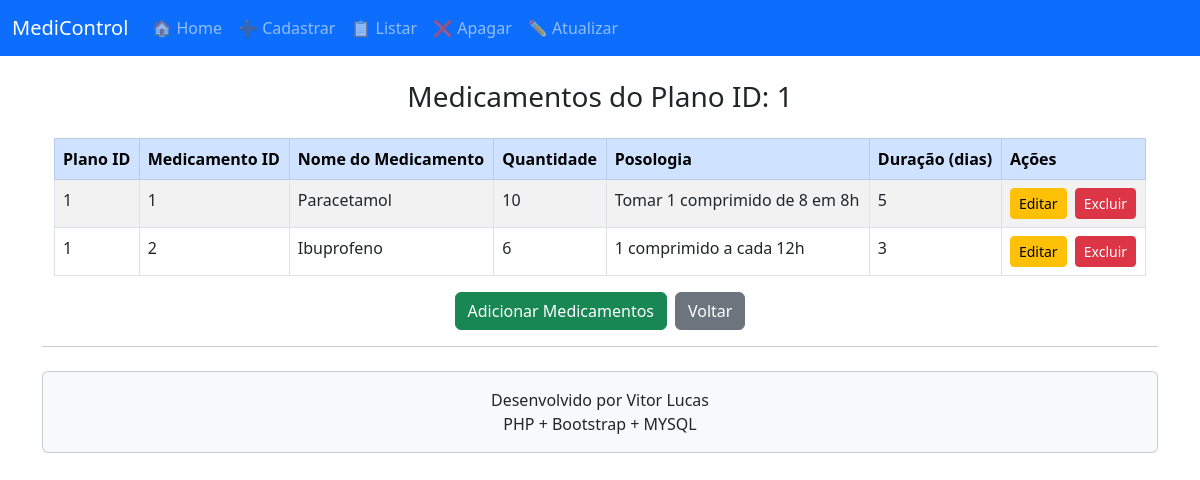
/view.ListarPlanoUsoMedicamento.php?plano_id=1, run on the app's committed database.
### tables this page shows
CREATE TABLE planouso_medicamento (
	plano_id INTEGER NOT NULL,
	medicamento_id INTEGER NOT NULL,
	quantidade INTEGER NOT NULL,
	posologia VARCHAR(100) NOT NULL,
	duracao_dias INTEGER NOT NULL,
	PRIMARY KEY (plano_id, medicamento_id),
	FOREIGN KEY (plano_id) REFERENCES planouso(id_plano),
	FOREIGN KEY (medicamento_id) REFERENCES medicamento(id_medicamento)
);

CREATE TABLE medicamento (
	id_medicamento INTEGER NOT NULL AUTO_INCREMENT,
	nome VARCHAR(100) NOT NULL,
	principio_ativo VARCHAR(50) NOT NULL,
	forma_farmaceutica VARCHAR(50) NOT NULL,
	dosagem VARCHAR(20) NOT NULL,
	fabricante VARCHAR(100) NOT NULL,
	tarja VARCHAR(30) NOT NULL,
	PRIMARY KEY (id_medicamento)
);

### model.persistirBD.class.php (called while the page is built, shortened)
<?php
class persistirBD {
	protected $servidor;
	protected $usuario;
	protected $senha;
	protected $banco;
	protected $resultado;
	protected $db;
	function __construct($srv,$usu,$pass,$bd) {
		$this->servidor = $srv;
		$this->usuario = $usu;
		$this->senha = $pass;
		$this->banco = $bd;
	}
       public function conectar() {
		$this->db = new mysqli($this->servidor,$this->usuario,$this->senha,$this->banco);
		if(mysqli_connect_errno()){
			return 0;
		} else {
			return 1;
		}
	}
	public function persistir($sql) {
		$this->consulta = $sql;
		$this->resultado = $this->db->query($this->consulta);
	}
	public function retornoConsultas() {
		$tuplas = [];
		while ($ttuplas = $this->resultado->fetch_array(MYSQLI_NUM)) {
			$tuplas[] = $ttuplas;
		}
		return $tuplas;
	}
}
?>

### model.planoUsoMedicamentoColecao.class.php (called while the page is built, shortened)
<?php
include_once('model.persistirBD.class.php');
include_once('model.planousoMedicamento.class.php');
class planoUsoMedicamentoColecao {
    public $colecao;
    public $plano_id;
    function __construct($plano_id) {
        $this->plano_id = $plano_id;
        $this->persistirPlanoUsoMedicamentos();
    }
function persistirPlanoUsoMedicamentos() {
    $bd = new persistirBD("127.0.0.1", "root", "", "bd_medicamentos");
    $bd->conectar();
    $bd->persistir("SELECT p.plano_id, p.medicamento_id, m.nome AS nome_medicamento, p.quantidade, p.posologia, p.duracao_dias
            FROM planouso_medicamento p
            JOIN medicamento m ON p.medicamento_id = m.id_medicamento
            WHERE p.plano_id = ".$this->plano_id);
    $this->colecao = $bd->retornoConsultas();
}
    function retornaColecao() {
        $aux = $this->colecao;
        $colecao_aux = array();
        foreach ($aux as $valor) {
            $item = new planousoMedicamento(
                $valor[0],
                $valor[1],
                $valor[3],
                $valor[4],
                $valor[5]
            );
            $item->setNomeMedicamento($valor[2]);
            $colecao_aux[] = $item;
        }
        return $colecao_aux;
    }
}
?>

### model.planoUsoMedicamento.class.php (called while the page is built, shortened)
<?php
include_once('model.persistirBD.class.php');
class planousoMedicamento {
    public $plano_id;
    public $medicamento_id;
    public $quantidade;
    public $posologia;
    public $duracao_dias;
    public $nome_medicamento;
    function __construct($plano_id = "", $medicamento_id = "", $quantidade = "", $posologia = "", $duracao_dias = "") {
        $this->plano_id = $plano_id;
        $this->medicamento_id = $medicamento_id;
        $this->quantidade = $quantidade;
        $this->posologia = $posologia;
        $this->duracao_dias = $duracao_dias;
    }
    function getPlanoId() {
        return $this->plano_id;
    }
    function getMedicamentoId() {
        return $this->medicamento_id;
    }
    function getQuantidade() {
        return $this->quantidade;
    }
    function getPosologia() {
        return $this->posologia;
    }
    function getDuracaoDias() {
        return $this->duracao_dias;
    }
    function setNomeMedicamento($nome) {
    $this->nome_medicamento = $nome;
    }
    function getNomeMedicamento() {
    return $this->nome_medicamento;
    }
}
?>

### view.ListarPlanoUsoMedicamento.php (the view)
<?php
include_once('view.cabecalho.php');
include_once('model.planoUsoMedicamentoColecao.class.php');
$plano_id = isset($_GET['plano_id']) ? intval($_GET['plano_id']) : 0;
echo "<div class='container mt-4'>";
if ($plano_id > 0) {
    $pegar_cad = new planoUsoMedicamentoColecao($plano_id);
    $lista_de_cad = $pegar_cad->retornaColecao();
    echo "<h3 class='text-center mb-4'>Medicamentos do Plano ID: $plano_id</h3>";
    echo "<table class='table table-bordered table-striped'>";
    echo "<thead class='table-primary'>
            <tr>
                <th>Plano ID</th>
                <th>Medicamento ID</th>
                <th>Nome do Medicamento</th>
                <th>Quantidade</th>
                <th>Posologia</th>
                <th>Duração (dias)</th>
                <th>Ações</th>
            </tr>
          </thead>";
    echo "<tbody>";
    if (!empty($lista_de_cad)) {
        foreach ($lista_de_cad as $valor) {
            echo "<tr>
                    <td>".$valor->getPlanoId()."</td>
                    <td>".$valor->getMedicamentoId()."</td>
                    <td>".$valor->getNomeMedicamento()."</td>
                    <td>".$valor->getQuantidade()."</td>
                    <td>".$valor->getPosologia()."</td>
                    <td>".$valor->getDuracaoDias()."</td>
                    <td>
                        <a href='view.formAltPlanoUsoMedicamento.php?plano_id=".$valor->getPlanoId()."&medicamento_id=".$valor->getMedicamentoId()."' class='btn btn-warning btn-sm me-1'>Editar</a>
                        <a href='controller.delPlanoUsoMedicamento.php?plano_id=".$valor->getPlanoId()."&medicamento_id=".$valor->getMedicamentoId()."'
                           onclick=\"return confirm('Tem certeza que deseja excluir este medicamento do plano?');\"
                           class='btn btn-danger btn-sm'>Excluir</a>
                    </td>
                  </tr>";
        }
    } else {
        echo "<tr><td colspan='7' class='text-center'>Nenhum medicamento encontrado para este plano</td></tr>";
    }
    echo "</tbody>";
    echo "</table>";
}
echo "</div>";
echo "<div class='text-center mt-3'>";
echo "<a href='view.formCadPlanoUsoMedicamento.php?id_plano=$plano_id' class='btn btn-success me-2'>Adicionar Medicamentos</a>";
echo "<a href='view.formlistaPlanoUso.php?paciente_id=" . (isset($_GET['paciente_id']) ? intval($_GET['paciente_id']) : '') . "' class='btn btn-secondary'>Voltar</a>";
echo "</div>";
include_once('view.rodape.php');
?>

### view.cabecalho.php (shortened to what this page needs)
<!DOCTYPE html>
<html lang="pt-BR">
<head>
    <link href="https://cdn.jsdelivr.net/npm/bootstrap-icons@1.11.1/font/bootstrap-icons.css" rel="stylesheet">
    <link href="https://cdn.jsdelivr.net/npm/bootstrap@5.3.0/dist/css/bootstrap.min.css" rel="stylesheet">
</head>
<body>
<nav class="navbar navbar-expand-lg navbar-dark bg-primary mb-4">
  <div class="container-fluid">
    <a class="navbar-brand" href="index.php">MediControl</a>
    <div class="collapse navbar-collapse" id="navbarNav">
      <ul class="navbar-nav">
        <li class="nav-item">
          <a class="nav-link" href="index.php">🏠 Home</a>
        </li>
        <li class="nav-item">
          <a class="nav-link" href="view.formcadPaciente.php">➕ Cadastrar</a>
        </li>
        <li class="nav-item">
          <a class="nav-link" href="view.formlistaPaciente.php">📋 Listar</a>
        </li>
        <li class="nav-item">
          <a class="nav-link" href="view.formdelPaciente.php">❌ Apagar</a>
        </li>
        <li class="nav-item">
          <a class="nav-link" href="view.formUpdPaciente.php">✏️ Atualizar</a>
        </li>
      </ul>
    </div>
  </div>
</nav>
<div class="container">

### view.rodape.php (shortened to what this page needs)
<hr>
<footer class="text-center mt-4 mb-4">
    <div class="card bg-light">
        <div class="card-body">
            <p class="mb-0">Desenvolvido por Vitor Lucas  </p>
            <p class="mb-0">
            PHP + Bootstrap + MYSQL</p>
        </div>
    </div>
</footer>
</body>
</html>

### data on the page
planouso_medicamento: plano "1", medicamento "1", medicamento.nome "Paracetamol", quantidade "10", posologia "Tomar 1 comprimido de 8 em 8h", duracao_dias "5"
planouso_medicamento: plano "1", medicamento "2", medicamento.nome "Ibuprofeno", quantidade "6", posologia "1 comprimido a cada 12h", duracao_dias "3"

### other printed values
$plano_id "1"
